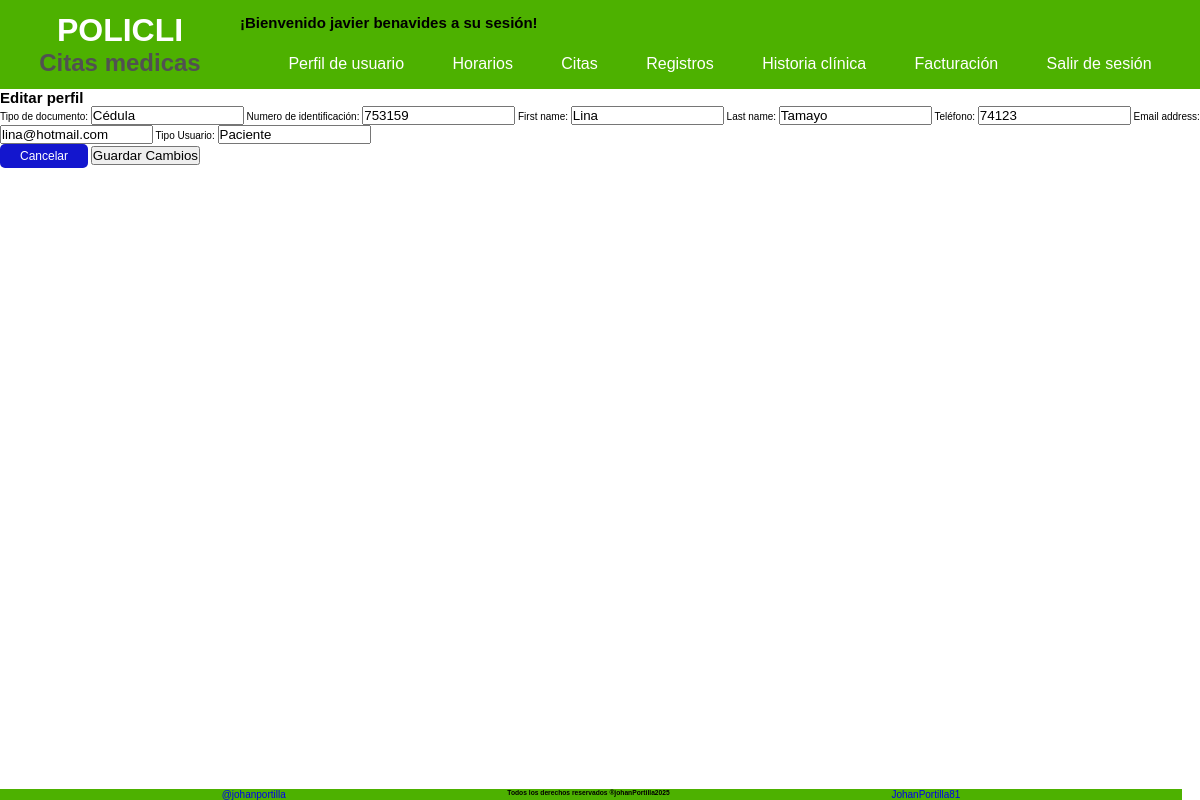
Page /sesion/cuenta/Editar/3/ (signed in) on the committed database.
### Aplicaciones/Inicio/models.py (models this page shows, shortened)
class CreacionUser(AbstractUser):
    class Tipo_User(models.TextChoices):
        ADMIN = 'Administrador',
        PACIENTE = 'Paciente'
        MEDICO = 'Medico'
        RECEPCION = 'Recepcionista'
    class Tipo_id(models.TextChoices):
        CEDULA = 'Cédula'
        TARJETA_ID= 'Tarjeta Identidad'
        CED_EXT = 'Cédula Extranjería'
        PASAPORTE = 'Pasaporte'
    tipo_id = models.CharField( max_length=20 ,choices = Tipo_id.choices, default = Tipo_id.CEDULA, verbose_name='Tipo de documento'  )
    numero_id = models.PositiveBigIntegerField(null=False, blank=False,  verbose_name='Numero de identificación', unique=True, default=0)
    telefono = models.PositiveBigIntegerField(null= False, blank= False, verbose_name='Teléfono', default=0)
    tipo_usuario = models.CharField(max_length=20, choices = Tipo_User.choices, default = Tipo_User.PACIENTE, verbose_name='Tipo Usuario')
    fecha_actualizacion = models.DateTimeField (auto_now=True, verbose_name='Ultima Actualización')
    nombre_completo= models.CharField(max_length = 100, null=False, blank= False, verbose_name='Nombre completo')
    cambiar_contrasena = models.BooleanField(default=True, verbose_name='Cambiar contraseña')

### Aplicaciones/Inicio/views.py (the view, shortened to what this page needs)
@login_required # type: ignore
def editar_cuenta(request, pk):
    print("estamos jodidos")
    if request.method == 'GET':
        cuenta = get_object_or_404(CreacionUser, pk=pk)
        admin = request.user
        print(admin.username)
        form2 = PerfilUsuario(instance=cuenta)
        form = EditarUsuario(instance=cuenta)
        data = {
            'perfil': cuenta,
            'admin': admin,
            'titulo':'Editar perfil',
            'form': form,
            'form2':form2
        }
        return render(request, 'paginas/perfil.html', data)

### Aplicaciones/Inicio/forms.py
class EditarUsuario(forms.ModelForm):
    class Meta:
        model = CreacionUser
        fields = ['tipo_id', 'numero_id', 'first_name', 'last_name',
                  'telefono', 'email', 'tipo_usuario', 'username']
        help_texts = {
            'tipo_id': '',
            'numero_id': '',
            'first_name': '',
            'last_name': '',
            'telefono': '',
            'email': '',
            'tipo_usuario': '',
            'username': '',
        }

### templates/paginas/perfil.html (shortened to what this page needs)
{% extends 'index.html' %}
{% block contenido1 %}
<div class="bloque__formulario">
    <h2 class="bloque__subtitulo">{{titulo}}</h2>
    {% if admin.is_superuser %}
    <form class="formato__creacion" method="POST">
        {% csrf_token %}
        {{ form.as_p }}
        <input type="hidden" name="next" , value="{{ next }}" />
        <div class="btn_opcion">
            <a class="btn-secundary" href="{% url 'Principal' %}">Cancelar</a>
            <button class="envio" type="submit">Guardar Cambios</button>
        </div>
    </form>
    {% else %}
    <form class="formato__creacion " method="POST">
        {{ form.tipo_id.label_tag }}
        {{ form2.tipo_id }}
        {{ form.numero_id.label_tag }}
        {{ form2.numero_id }}
        {{ form.first_name.label_tag }}
        {{ form2.first_name }}
        {{ form.last_name.label_tag }}
        {{ form2.last_name }}
        {{ form.telefono.label_tag }}
        {{ form.telefono }}
        {{ form.email.label_tag }}
        {{ form.email }}
        {{ form.tipo_usuario.label_tag }}
        {{ form2.tipo_usuario }}
        <div class="btn_opcion">
            <a class="btn-secundary" href="{% url 'Principal' %}">Cancelar</a>
            <button class="envio" type="submit">Guardar Cambios</button>
        </div>
    {% endif %}
    </form>
</div>
{% endblock %}

### templates/bloques/navbar_sesion.html (shortened to what this page needs)
<header class="header">
    <div class="navbar__container">
        <div>
            <h1 class="navbar__title">
                POLICLI
                <span class="navbar__subtitle">Citas medicas</span>
            </h1>
        </div>
        <div class="navbar-sesion">
            <h2 class="titulo__sesion">¡Bienvenido {{ user.nombre_completo }} a su sesión!</h2>
            <nav class="navbar-sesion__container">
                <ul class="navbar-sesion__list--first">
                    <li class="navbar-sesion__item">
                        <a href="{% url 'Principal' %}" class="navbar__link">Perfil de usuario</a>
                    </li>
                    <li class="navbar-sesion__item">
                        <a href="#" class="navbar__link">Horarios</a>
                    </li>
                    <li class="navbar-sesion__item">
                        <a href="#" class="navbar__link">Citas</a>
                    </li>
                    <li class="navbar-sesion__item"><a href="#" class="navbar__link">Registros</a>
                    </li>
                    <li class="navbar-sesion__item"><a href="#" class="navbar__link">Historia clínica</a>
                    </li>
                    <li class="navbar-sesion__item"><a href="#" class="navbar__link">Facturación</a></li>
                    <li class="navbar-sesion__item">
                        <a href="{% url 'Sesion_Cerrada' %}" class="navbar__link">Salir de sesión</a>
                    </li>
                </ul>
            </nav>
        </div>
    </div>
</header>

### static/css/variables.css (style rules this page uses)
:root { --primary-950: #4DB100; --primary-900: #55B40C; --primary-800: #67BC26; --primary-700: #79C43F; --primary-600: #8BCC59; --primary-500: #9DD472; --primary-400: #AEDB8C; --primary-300: #C0E3A5; --primary-200: #D2EBBF; --primary-100: #EAF3D8; --primary-50: #F6FBF2; --secundary-950:#FED638; --secundary-900:#FED841; --secundary-800:#FEDC55; --secundary-700:#FEE069; --secundary-600:#FEE47D; --secundary-500:#FEE891; --secundary-400:#FEECA5; --secundary-300:#FEF0B9; --secundary-200:#FEF4CD; --secundary-100:#FEF8E1; --secundary-50:#FEFCF5; --white: #fff; --black: #000; --gray-950: #101010; --gray-900: #262626; --gray-800: #3B3B3B; --gray-700: #515151; --gray-600: #676767; --gray-500: #7D7D7D; --gray-400: #929292; --gray-300: #A8A8A8; --gray-200: #BEBEBE; --gray-100: #D4D4D4; --gray-50: #E9E9E9; --main-font: Helvetica, Arial, sans-serif; --fs-xxxxl: 8.0rem; --fs-xxxl: 6.4rem; --fs-xxl: 4.8rem; --fs-xl: 4.0rem; --fs-lg: 3.2rem; --fs-md: 2.4rem; --fs-sm: 2.0rem; --fs-xs: 1.6rem; --fs-xxs: 1.4rem; --fs-xxxs: 1.2rem; }

### static/css/body.css (style rules this page uses)
html { margin: 0; box-sizing: border-box; font-size: 62.5%; }
* { padding: 0; margin: 0; box-sizing: border-box; font-family: var(--main-font); }
body { display: flex; flex-direction: column; }

### static/css/inicio.css (style rules this page uses)
.navbar__container { background-color: var(--primary-950); position: sticky; display: grid; grid-template-columns: repeat(2, 20% 80%); }
.navbar__title { margin: 0; color: var(--white); padding: 12px; font-size: var(--fs-lg); text-align: center; display: flex; flex-direction: column; }
.navbar__subtitle { font-size: var(--fs-md); color: var(--gray-700); }
.navbar__link { text-decoration: none; color: var(--white); font-size: var(--fs-xs); transition: color 0.3s ease; display: flex; }
.navbar-sesion { display: flex; flex-direction: column; justify-content: end; gap: 8px; }
.navbar-sesion__list--first { list-style: none; padding: 8px; margin: 0; display: flex; position: relative; justify-content: space-evenly; }
.navbar-sesion__item { position: relative; display: inline-block; padding: 8px; }

### static/css/tablas.css (style rules this page uses)
[class^="btn-"] { border: none; padding: 5px 20px; text-align: center; text-decoration: none; display: inline-block; font-size: var(--fs-xxxs); cursor: pointer; border-radius: 5px; }
.btn-secundary { background-color: rgb(19, 22, 206); color: white; }

### rows in the picture
CreacionUser: nombre_completo "javier benavides"
CreacionUser: tipo_id "Cédula", numero_id "753159", first_name "Lina", last_name "Tamayo", telefono "74123", email "lina@hotmail.com", tipo_usuario "Paciente"

### other values in the picture
{{ titulo }} "Editar perfil"
